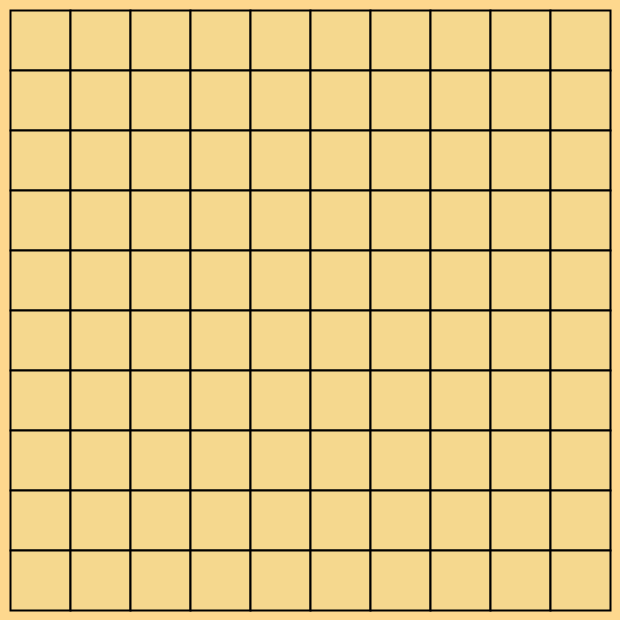
Frame 1 (no input)
Frame 60 (the mouse pressed at the canvas centre just before this capture): identical to frame 1, image omitted
Frame 120 (the mouse held since frame 60 and released just before this capture): identical to frame 1, image omitted

The Processing sketch that drew this single still picture (run headless with seeded random() and noise(); from frame 60 on, the mouse is pressed at the canvas centre):

// Processing sketch: week07_2
// ── week07_2.pde
//week07-2 好玩的程式設計 黑白棋(互動)
//file-preference 設大字型
void setup() {
size(620,620);//視窗大小600+20*600+20
}
int[][]board=new int[10][10];//java 的陣列
void mousePressed(){
    int i=(mouseY-10)/60,j=(mouseX-10)/60;
  if (mouseButton==LEFT){
    board[i][j]=1;//放黑子
  } else if (mouseButton==RIGHT) board[i][j] =2;//放白子
  else if (mouseButton==CENTER) board[i][j] =0;//清空
}
void draw(){
background(254,216,142);
for(int i=0;i<10;i++){//左手i(跟y有關)
  for(int j=0;j<10;j++){//右手j(跟x有關)
    int x=10+j*60, y=10+i*60;
    fill(245,216,142);//木板色
    strokeWeight(2);//畫線的粗細 2
    rect(x,y,60,60);//每個格子60*60
    if (board[i][j]==1){
      fill(0);//黑色
      ellipse(40+j*60, 40+i*60, 50, 50);
    }else if (board[i][j]==2){
      fill(255);//白色
      ellipse(40+j*60, 40+i*60, 50, 50);
    }
  }
}
}
